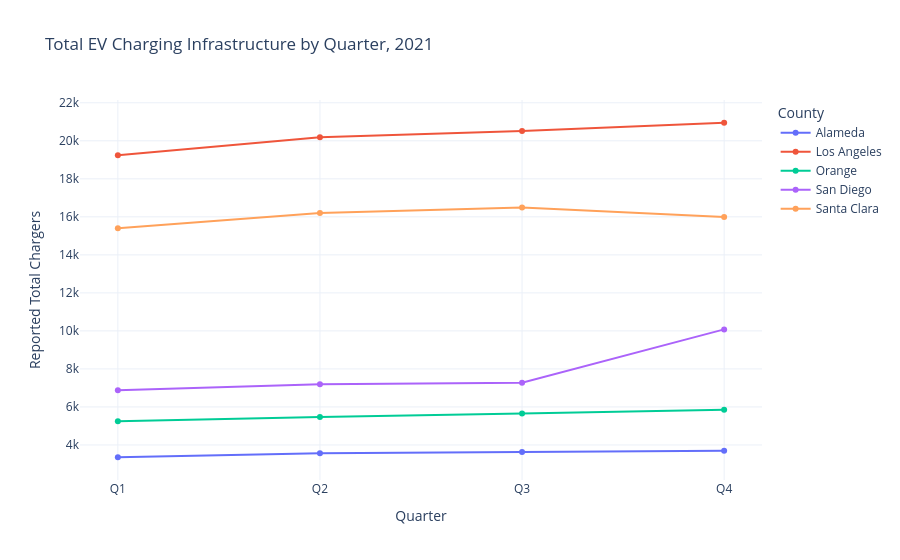
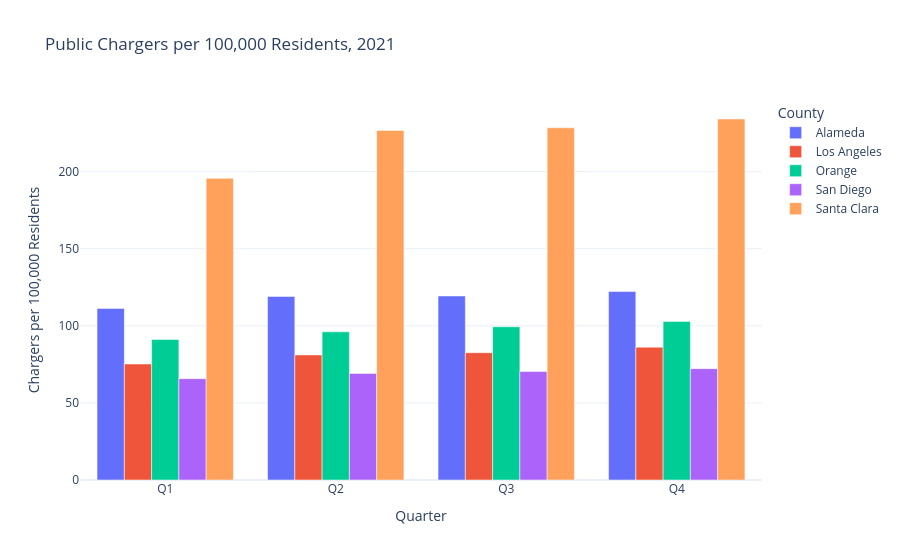

Source (notebook cell) for these figures, in order:
### Code cell
# Focused Visual on the Top Counties

# Top Counties
df = df[df["county"].isin(["Los Angeles", "Orange", "Alameda", "San Diego", "Santa Clara"])]

#  Public chargers per 100,000 residents
fig_population = px.bar(
    df,
    x="quarter",
    y="public_per_100k",
    color="county",
    barmode="group",
    category_orders={"quarter": ["Q1", "Q2", "Q3", "Q4"]},
    title="Public Chargers per 100,000 Residents, 2021",
    labels={
        "quarter": "Quarter",
        "public_per_100k": "Chargers per 100,000 Residents",
        "county": "County",
    },
    hover_data=["public_total", "population"],
)

fig_population.update_layout(template=template)


#  Quarterly infrastructure trends
fig_trend = px.line(
    df,
    x="quarter",
    y="total",
    color="county",
    markers=True,
    category_orders={"quarter": ["Q1", "Q2", "Q3", "Q4"]},
    title="Total EV Charging Infrastructure by Quarter, 2021",
    labels={
        "quarter": "Quarter",
        "total": "Reported Total Chargers",
        "county": "County",
    },
    hover_data=["population", "public_total"],
)

fig_trend.update_layout(template=template)

fig_trend.show()
fig_population.show()

### Figure 1 — Plotly figure (JSON) as saved in the notebook; plotly's stock layout.template omitted (floating-point values rounded to 4 significant figures)
{"data": [{"customdata": [[1643837, 1829], [1643837, 1957], [1643837, 1962], [1643837, 2009]], "hovertemplate": "County=Alameda<br>Quarter=%{x}<br>Reported Total Chargers=%{y}<br>population=%{customdata[0]}<br>public_total=%{customdata[1]}<extra></extra>", "legendgroup": "Alameda", "line": {"color": "#636efa", "dash": "solid"}, "marker": {"symbol": "circle"}, "mode": "markers+lines", "name": "Alameda", "orientation": "v", "showlegend": true, "type": "scatter", "x": ["Q1", "Q2", "Q3", "Q4"], "xaxis": "x", "y": [3353, 3560, 3625, 3697], "yaxis": "y"}, {"customdata": [[9811842, 7380], [9811842, 7962], [9811842, 8101], [9811842, 8453]], "hovertemplate": "County=Los Angeles<br>Quarter=%{x}<br>Reported Total Chargers=%{y}<br>population=%{customdata[0]}<br>public_total=%{customdata[1]}<extra></extra>", "legendgroup": "Los Angeles", "line": {"color": "#EF553B", "dash": "solid"}, "marker": {"symbol": "circle"}, "mode": "markers+lines", "name": "Los Angeles", "orientation": "v", "showlegend": true, "type": "scatter", "x": ["Q1", "Q2", "Q3", "Q4"], "xaxis": "x", "y": [19236, 20193, 20520, 20950], "yaxis": "y"}, {"customdata": [[3161005, 2880], [3161005, 3038], [3161005, 3142], [3161005, 3251]], "hovertemplate": "County=Orange<br>Quarter=%{x}<br>Reported Total Chargers=%{y}<br>population=%{customdata[0]}<br>public_total=%{customdata[1]}<extra></extra>", "legendgroup": "Orange", "line": {"color": "#00cc96", "dash": "solid"}, "marker": {"symbol": "circle"}, "mode": "markers+lines", "name": "Orange", "orientation": "v", "showlegend": true, "type": "scatter", "x": ["Q1", "Q2", "Q3", "Q4"], "xaxis": "x", "y": [5242, 5477, 5657, 5852], "yaxis": "y"}, {"customdata": [[3274954, 2152], [3274954, 2264], [3274954, 2304], [3274954, 2365]], "hovertemplate": "County=San Diego<br>Quarter=%{x}<br>Reported Total Chargers=%{y}<br>population=%{customdata[0]}<br>public_total=%{customdata[1]}<extra></extra>", "legendgroup": "San Diego", "line": {"color": "#ab63fa", "dash": "solid"}, "marker": {"symbol": "circle"}, "mode": "markers+lines", "name": "San Diego", "orientation": "v", "showlegend": true, "type": "scatter", "x": ["Q1", "Q2", "Q3", "Q4"], "xaxis": "x", "y": [6874, 7199, 7278, 10080], "yaxis": "y"}, {"customdata": [[1886595, 3691], [1886595, 4277], [1886595, 4310], [1886595, 4417]], "hovertemplate": "County=Santa Clara<br>Quarter=%{x}<br>Reported Total Chargers=%{y}<br>population=%{customdata[0]}<br>public_total=%{customdata[1]}<extra></extra>", "legendgroup": "Santa Clara", "line": {"color": "#FFA15A", "dash": "solid"}, "marker": {"symbol": "circle"}, "mode": "markers+lines", "name": "Santa Clara", "orientation": "v", "showlegend": true, "type": "scatter", "x": ["Q1", "Q2", "Q3", "Q4"], "xaxis": "x", "y": [15406, 16202, 16498, 15987], "yaxis": "y"}], "layout": {"autosize": true, "legend": {"title": {"text": "County"}, "tracegroupgap": 0}, "title": {"text": "Total EV Charging Infrastructure by Quarter, 2021"}, "xaxis": {"anchor": "y", "autorange": true, "categoryarray": ["Q1", "Q2", "Q3", "Q4"], "categoryorder": "array", "domain": [0, 1], "range": [-0.1803, 3.18], "title": {"text": "Quarter"}, "type": "category"}, "yaxis": {"anchor": "x", "autorange": true, "domain": [0, 1], "range": [1901.0, 22400.0], "title": {"text": "Reported Total Chargers"}, "type": "linear"}}}

### Figure 2 — Plotly figure (JSON) as saved in the notebook; plotly's stock layout.template omitted (floating-point values rounded to 4 significant figures)
{"data": [{"alignmentgroup": "True", "customdata": [[1829, 1643837], [1957, 1643837], [1962, 1643837], [2009, 1643837]], "hovertemplate": "County=Alameda<br>Quarter=%{x}<br>Chargers per 100,000 Residents=%{y}<br>public_total=%{customdata[0]}<br>population=%{customdata[1]}<extra></extra>", "legendgroup": "Alameda", "marker": {"color": "#636efa", "pattern": {"shape": ""}}, "name": "Alameda", "offsetgroup": "Alameda", "orientation": "v", "showlegend": true, "textposition": "auto", "type": "bar", "x": ["Q1", "Q2", "Q3", "Q4"], "xaxis": "x", "y": [111.3, 119.1, 119.4, 122.2], "yaxis": "y"}, {"alignmentgroup": "True", "customdata": [[7380, 9811842], [7962, 9811842], [8101, 9811842], [8453, 9811842]], "hovertemplate": "County=Los Angeles<br>Quarter=%{x}<br>Chargers per 100,000 Residents=%{y}<br>public_total=%{customdata[0]}<br>population=%{customdata[1]}<extra></extra>", "legendgroup": "Los Angeles", "marker": {"color": "#EF553B", "pattern": {"shape": ""}}, "name": "Los Angeles", "offsetgroup": "Los Angeles", "orientation": "v", "showlegend": true, "textposition": "auto", "type": "bar", "x": ["Q1", "Q2", "Q3", "Q4"], "xaxis": "x", "y": [75.22, 81.15, 82.56, 86.15], "yaxis": "y"}, {"alignmentgroup": "True", "customdata": [[2880, 3161005], [3038, 3161005], [3142, 3161005], [3251, 3161005]], "hovertemplate": "County=Orange<br>Quarter=%{x}<br>Chargers per 100,000 Residents=%{y}<br>public_total=%{customdata[0]}<br>population=%{customdata[1]}<extra></extra>", "legendgroup": "Orange", "marker": {"color": "#00cc96", "pattern": {"shape": ""}}, "name": "Orange", "offsetgroup": "Orange", "orientation": "v", "showlegend": true, "textposition": "auto", "type": "bar", "x": ["Q1", "Q2", "Q3", "Q4"], "xaxis": "x", "y": [91.11, 96.11, 99.4, 102.8], "yaxis": "y"}, {"alignmentgroup": "True", "customdata": [[2152, 3274954], [2264, 3274954], [2304, 3274954], [2365, 3274954]], "hovertemplate": "County=San Diego<br>Quarter=%{x}<br>Chargers per 100,000 Residents=%{y}<br>public_total=%{customdata[0]}<br>population=%{customdata[1]}<extra></extra>", "legendgroup": "San Diego", "marker": {"color": "#ab63fa", "pattern": {"shape": ""}}, "name": "San Diego", "offsetgroup": "San Diego", "orientation": "v", "showlegend": true, "textposition": "auto", "type": "bar", "x": ["Q1", "Q2", "Q3", "Q4"], "xaxis": "x", "y": [65.71, 69.13, 70.35, 72.21], "yaxis": "y"}, {"alignmentgroup": "True", "customdata": [[3691, 1886595], [4277, 1886595], [4310, 1886595], [4417, 1886595]], "hovertemplate": "County=Santa Clara<br>Quarter=%{x}<br>Chargers per 100,000 Residents=%{y}<br>public_total=%{customdata[0]}<br>population=%{customdata[1]}<extra></extra>", "legendgroup": "Santa Clara", "marker": {"color": "#FFA15A", "pattern": {"shape": ""}}, "name": "Santa Clara", "offsetgroup": "Santa Clara", "orientation": "v", "showlegend": true, "textposition": "auto", "type": "bar", "x": ["Q1", "Q2", "Q3", "Q4"], "xaxis": "x", "y": [195.6, 226.7, 228.5, 234.1], "yaxis": "y"}], "layout": {"autosize": true, "barmode": "group", "legend": {"title": {"text": "County"}, "tracegroupgap": 0}, "title": {"text": "Public Chargers per 100,000 Residents, 2021"}, "xaxis": {"anchor": "y", "autorange": true, "categoryarray": ["Q1", "Q2", "Q3", "Q4"], "categoryorder": "array", "domain": [0, 1], "range": [-0.5, 3.5], "title": {"text": "Quarter"}, "type": "category"}, "yaxis": {"anchor": "x", "autorange": true, "domain": [0, 1], "range": [0, 246.4], "title": {"text": "Chargers per 100,000 Residents"}, "type": "linear"}}}
